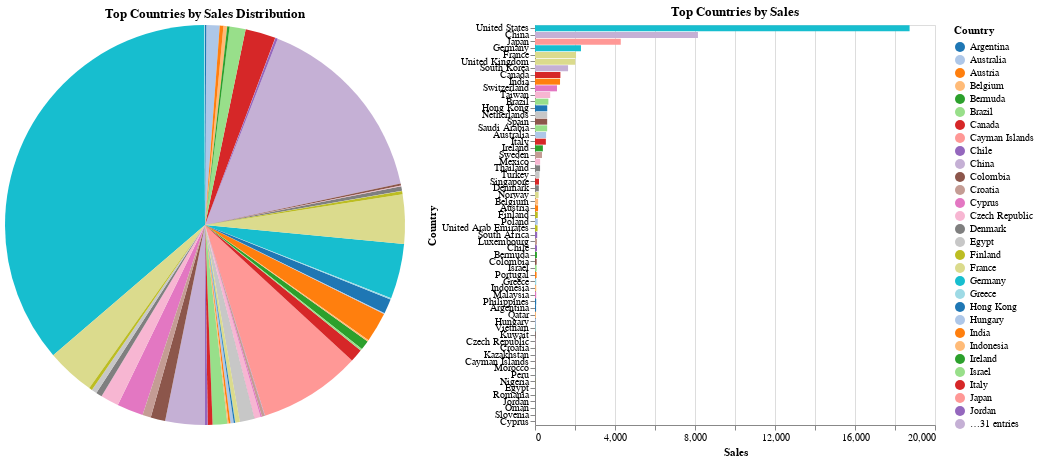

Write notebook code for a chart like this one.
### Code cell
# Create the percentage column
agg_df['percentage'] = (agg_df['Sales'] / agg_df['Sales'].sum()) * 100

# Sort the data in descending order by Sales
agg_df_sorted = agg_df.sort_values(by='Sales', ascending=False)

# Create the pie chart sorted by sales (descending order)
pie_chart = alt.Chart(agg_df_sorted).mark_arc().encode(
    theta=alt.Theta(field="Sales", type="quantitative"),
    color=alt.Color('Country:N', scale=alt.Scale(scheme='category20')),  # Color by Country
    tooltip=['Country:N', 'Sales:Q', 'percentage:Q'],  # Tooltip with country, sales, and percentage
).properties(
    width=400,
    height=400,
    title="Top Countries by Sales Distribution"
)

# Create the bar chart (country list) sorted by sales
bar_chart = alt.Chart(agg_df_sorted).mark_bar().encode(
    x='Sales:Q',  # Sales on x-axis
    y=alt.Y('Country:N', sort='-x'),  # Sort countries by sales in descending order
    color=alt.Color('Country:N', scale=alt.Scale(scheme='category20')),  # Color by country
    tooltip=['Country:N', 'Sales:Q', 'percentage:Q']  # Tooltip with country, sales, and percentage
).properties(
    width=400,
    height=400,
    title="Top Countries by Sales"
)

# Combine both pie chart and bar chart in a side-by-side layout
pie_chart | bar_chart

### Figure 1 — Vega-Lite specification as saved in the notebook (floating-point values rounded to 4 significant figures)
{"config": {"view": {"continuousWidth": 300, "continuousHeight": 300}}, "hconcat": [{"mark": {"type": "arc"}, "encoding": {"color": {"field": "Country", "scale": {"scheme": "category20"}, "type": "nominal"}, "theta": {"field": "Sales", "type": "quantitative"}, "tooltip": [{"field": "Country", "type": "nominal"}, {"field": "Sales", "type": "quantitative"}, {"field": "percentage", "type": "quantitative"}]}, "height": 400, "title": "Top Countries by Sales Distribution", "width": 400}, {"mark": {"type": "bar"}, "encoding": {"color": {"field": "Country", "scale": {"scheme": "category20"}, "type": "nominal"}, "tooltip": [{"field": "Country", "type": "nominal"}, {"field": "Sales", "type": "quantitative"}, {"field": "percentage", "type": "quantitative"}], "x": {"field": "Sales", "type": "quantitative"}, "y": {"field": "Country", "sort": "-x", "type": "nominal"}}, "height": 400, "title": "Top Countries by Sales", "width": 400}], "data": {"name": "data-fa01183c047ce9f2ea637093d0e47362"}, "$schema": "https://vega.github.io/schema/vega-lite/v5.20.1.json", "datasets": {"data-fa01183c047ce9f2ea637093d0e47362": [{"Country": "United States", "Market Value": 48100.0, "Sales": 18730.0, "Profit": 1767.0, "percentage": 36.22}, {"Country": "China", "Market Value": 6617.0, "Sales": 8148.0, "Profit": 628.9, "percentage": 15.76}, {"Country": "Japan", "Market Value": 4062.0, "Sales": 4289.0, "Profit": 279.8, "percentage": 8.295}, {"Country": "Germany", "Market Value": 1725.0, "Sales": 2299.0, "Profit": 101.9, "percentage": 4.446}, {"Country": "France", "Market Value": 2882.0, "Sales": 2052.0, "Profit": 148.1, "percentage": 3.969}, {"Country": "United Kingdom", "Market Value": 2819.0, "Sales": 2013.0, "Profit": 159.2, "percentage": 3.893}, {"Country": "South Korea", "Market Value": 1013.0, "Sales": 1653.0, "Profit": 64.87, "percentage": 3.197}, {"Country": "Canada", "Market Value": 2059.0, "Sales": 1270.0, "Profit": 110.3, "percentage": 2.456}, {"Country": "India", "Market Value": 2399.0, "Sales": 1252.0, "Profit": 120.4, "percentage": 2.421}, {"Country": "Switzerland", "Market Value": 2006.0, "Sales": 1101.0, "Profit": 159.1, "percentage": 2.13}, {"Country": "Taiwan", "Market Value": 1304.0, "Sales": 760.3, "Profit": 62.51, "percentage": 1.471}, {"Country": "Brazil", "Market Value": 552.4, "Sales": 669.3, "Profit": 63.01, "percentage": 1.295}, {"Country": "Hong Kong", "Market Value": 719.5, "Sales": 612.2, "Profit": 58.62, "percentage": 1.184}, {"Country": "Netherlands", "Market Value": 1012.0, "Sales": 610.2, "Profit": 57.89, "percentage": 1.18}, {"Country": "Spain", "Market Value": 653.0, "Sales": 608.8, "Profit": 52.89, "percentage": 1.177}, {"Country": "Saudi Arabia", "Market Value": 2416.0, "Sales": 608.0, "Profit": 142.3, "percentage": 1.176}, {"Country": "Australia", "Market Value": 1113.0, "Sales": 555.2, "Profit": 53.59, "percentage": 1.074}, {"Country": "Italy", "Market Value": 618.6, "Sales": 543.2, "Profit": 51.14, "percentage": 1.051}, {"Country": "Ireland", "Market Value": 1142.0, "Sales": 393.4, "Profit": 48.67, "percentage": 0.7609}, {"Country": "Sweden", "Market Value": 717.7, "Sales": 350.0, "Profit": 47.77, "percentage": 0.6769}, {"Country": "Mexico", "Market Value": 311.9, "Sales": 256.6, "Profit": 17.58, "percentage": 0.4963}, {"Country": "Thailand", "Market Value": 164.8, "Sales": 253.3, "Profit": 12.04, "percentage": 0.4899}, {"Country": "Turkey", "Market Value": 96.8, "Sales": 223.0, "Profit": 21.58, "percentage": 0.4313}, {"Country": "Singapore", "Market Value": 252.7, "Sales": 201.4, "Profit": 26.88, "percentage": 0.3895}, {"Country": "Denmark", "Market Value": 843.8, "Sales": 191.7, "Profit": 14.62, "percentage": 0.3708}, {"Country": "Norway", "Market Value": 169.5, "Sales": 179.5, "Profit": 16.18, "percentage": 0.3472}, {"Country": "Belgium", "Market Value": 233.2, "Sales": 157.2, "Profit": 15.23, "percentage": 0.304}, {"Country": "Austria", "Market Value": 97.1, "Sales": 153.0, "Profit": 12.92, "percentage": 0.2959}, {"Country": "Finland", "Market Value": 185.3, "Sales": 138.0, "Profit": 8.725, "percentage": 0.2669}, {"Country": "Poland", "Market Value": 56.0, "Sales": 138.0, "Profit": 9.1, "percentage": 0.2669}, {"Country": "United Arab Emirates", "Market Value": 524.8, "Sales": 127.6, "Profit": 35.39, "percentage": 0.2468}, {"Country": "South Africa", "Market Value": 144.8, "Sales": 109.8, "Profit": 13.72, "percentage": 0.2124}, {"Country": "Luxembourg", "Market Value": 50.4, "Sales": 101.0, "Profit": 5.084, "percentage": 0.1953}, {"Country": "Chile", "Market Value": 52.4, "Sales": 99.6, "Profit": 5.138, "percentage": 0.1926}, {"Country": "Bermuda", "Market Value": 98.2, "Sales": 97.1, "Profit": 14.1, "percentage": 0.1878}, {"Country": "Colombia", "Market Value": 50.1, "Sales": 82.8, "Profit": 7.582, "percentage": 0.1601}, {"Country": "Israel", "Market Value": 106.4, "Sales": 81.9, "Profit": 7.346, "percentage": 0.1584}, {"Country": "Portugal", "Market Value": 53.4, "Sales": 79.7, "Profit": 4.224, "percentage": 0.1541}, {"Country": "Greece", "Market Value": 37.61, "Sales": 63.2, "Profit": 6.313, "percentage": 0.1222}, {"Country": "Indonesia", "Market Value": 331.7, "Sales": 62.7, "Profit": 16.58, "percentage": 0.1213}, {"Country": "Malaysia", "Market Value": 102.3, "Sales": 59.6, "Profit": 8.715, "percentage": 0.1153}, {"Country": "Philippines", "Market Value": 51.39, "Sales": 59.1, "Profit": 4.874, "percentage": 0.1143}, {"Country": "Argentina", "Market Value": 106.7, "Sales": 53.3, "Profit": -0.3, "percentage": 0.1031}, {"Country": "Qatar", "Market Value": 86.4, "Sales": 48.5, "Profit": 8.559, "percentage": 0.0938}, {"Country": "Hungary", "Market Value": 25.9, "Sales": 41.0, "Profit": 4.719, "percentage": 0.0793}, {"Country": "Vietnam", "Market Value": 60.3, "Sales": 32.0, "Profit": 5.936, "percentage": 0.06189}, {"Country": "Kuwait", "Market Value": 64.5, "Sales": 17.1, "Profit": 3.6, "percentage": 0.03307}, {"Country": "Czech Republic", "Market Value": 21.6, "Sales": 15.3, "Profit": 1.4, "percentage": 0.02959}, {"Country": "Croatia", "Market Value": 1.493, "Sales": 10.8, "Profit": 1.153, "percentage": 0.02089}, {"Country": "Kazakhstan", "Market Value": 28.2, "Sales": 9.7, "Profit": 3.4, "percentage": 0.01876}, {"Country": "Cayman Islands", "Market Value": 55.6, "Sales": 8.1, "Profit": 1.3, "percentage": 0.01567}, {"Country": "Morocco", "Market Value": 16.3, "Sales": 7.1, "Profit": 1.084, "percentage": 0.01373}, {"Country": "Peru", "Market Value": 13.0, "Sales": 7.0, "Profit": 1.3, "percentage": 0.01354}, {"Country": "Nigeria", "Market Value": 1.191, "Sales": 5.6, "Profit": 1.788, "percentage": 0.01083}, {"Country": "Egypt", "Market Value": 4.8, "Sales": 4.7, "Profit": 0.9667, "percentage": 0.00909}, {"Country": "Romania", "Market Value": 5.2, "Sales": 2.9, "Profit": 0.6858, "percentage": 0.005609}, {"Country": "Jordan", "Market Value": 3.9, "Sales": 2.9, "Profit": 0.536, "percentage": 0.005609}, {"Country": "Oman", "Market Value": 5.1, "Sales": 2.2, "Profit": 0.4995, "percentage": 0.004255}, {"Country": "Slovenia", "Market Value": 2.5, "Sales": 1.6, "Profit": 0.6187, "percentage": 0.003095}, {"Country": "Cyprus", "Market Value": 2.1, "Sales": 1.5, "Profit": 0.5695, "percentage": 0.002901}]}}
